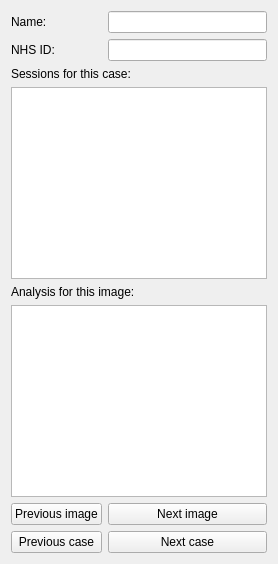
           <widget class="QWidget" name="browseTab">
            <attribute name="title">
             <string>Case</string>
            </attribute>
            <layout class="QGridLayout" name="gridLayout">
             <item row="0" column="0">
              <widget class="QLabel" name="label">
               <property name="text">
                <string>Name:</string>
               </property>
              </widget>
             </item>
             <item row="0" column="1">
              <widget class="QLineEdit" name="lineEdit"/>
             </item>
             <item row="1" column="0">
              <widget class="QLabel" name="label_6">
               <property name="text">
                <string>NHS ID:</string>
               </property>
              </widget>
             </item>
             <item row="1" column="1">
              <widget class="QLineEdit" name="lineEdit_2"/>
             </item>
             <item row="2" column="0" colspan="2">
              <widget class="QLabel" name="label_3">
               <property name="text">
                <string>Sessions for this case:</string>
               </property>
               <property name="alignment">
                <set>Qt::AlignLeading|Qt::AlignLeft|Qt::AlignVCenter</set>
               </property>
              </widget>
             </item>
             <item row="3" column="0" colspan="2">
              <widget class="QTreeView" name="caseTreeView"/>
             </item>
             <item row="4" column="0" colspan="2">
              <widget class="QLabel" name="label_4">
               <property name="text">
                <string>Analysis for this image:</string>
               </property>
               <property name="alignment">
                <set>Qt::AlignLeading|Qt::AlignLeft|Qt::AlignVCenter</set>
               </property>
              </widget>
             </item>
             <item row="5" column="0" colspan="2">
              <widget class="QListView" name="markupListView"/>
             </item>
             <item row="6" column="0">
              <widget class="QPushButton" name="pushButton">
               <property name="text">
                <string>Previous image</string>
               </property>
              </widget>
             </item>
             <item row="6" column="1">
              <widget class="QPushButton" name="pushButton_2">
               <property name="text">
                <string>Next image</string>
               </property>
              </widget>
             </item>
             <item row="7" column="0">
              <widget class="QPushButton" name="pushButton_3">
               <property name="text">
                <string>Previous case</string>
               </property>
              </widget>
             </item>
             <item row="7" column="1">
              <widget class="QPushButton" name="pushButton_4">
               <property name="text">
                <string>Next case</string>
               </property>
              </widget>
             </item>
            </layout>
           </widget>
